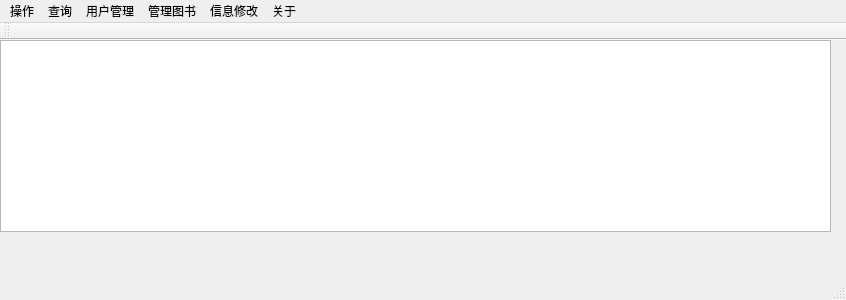
<?xml version="1.0" encoding="UTF-8"?>
<ui version="4.0">
 <class>MainWindow</class>
 <widget class="QMainWindow" name="MainWindow">
  <property name="geometry">
   <rect>
    <x>0</x>
    <y>0</y>
    <width>846</width>
    <height>300</height>
   </rect>
  </property>
  <property name="windowTitle">
   <string>MainWindow</string>
  </property>
  <widget class="QWidget" name="centralWidget">
   <widget class="QTableView" name="tableView">
    <property name="geometry">
     <rect>
      <x>0</x>
      <y>0</y>
      <width>831</width>
      <height>192</height>
     </rect>
    </property>
   </widget>
  </widget>
  <widget class="QMenuBar" name="menuBar">
   <property name="geometry">
    <rect>
     <x>0</x>
     <y>0</y>
     <width>846</width>
     <height>23</height>
    </rect>
   </property>
   <widget class="QMenu" name="menu">
    <property name="title">
     <string>操作</string>
    </property>
    <addaction name="action"/>
    <addaction name="action_2"/>
    <addaction name="action_3"/>
    <addaction name="action_4"/>
    <addaction name="action_5"/>
   </widget>
   <widget class="QMenu" name="menu_2">
    <property name="title">
     <string>查询</string>
    </property>
    <addaction name="action_6"/>
    <addaction name="action_7"/>
    <addaction name="action_8"/>
   </widget>
   <widget class="QMenu" name="menu_3">
    <property name="title">
     <string>用户管理</string>
    </property>
    <addaction name="action_9"/>
    <addaction name="action_10"/>
    <addaction name="action_11"/>
    <addaction name="action_12"/>
   </widget>
   <widget class="QMenu" name="menu_4">
    <property name="title">
     <string>管理图书</string>
    </property>
    <addaction name="action_13"/>
    <addaction name="action_14"/>
   </widget>
   <widget class="QMenu" name="menu_5">
    <property name="title">
     <string>信息修改</string>
    </property>
    <addaction name="action_15"/>
    <addaction name="action_16"/>
   </widget>
   <widget class="QMenu" name="menu_6">
    <property name="title">
     <string>关于</string>
    </property>
    <addaction name="action_17"/>
    <addaction name="action_18"/>
   </widget>
   <addaction name="menu"/>
   <addaction name="menu_2"/>
   <addaction name="menu_3"/>
   <addaction name="menu_4"/>
   <addaction name="menu_5"/>
   <addaction name="menu_6"/>
  </widget>
  <widget class="QToolBar" name="mainToolBar">
   <attribute name="toolBarArea">
    <enum>TopToolBarArea</enum>
   </attribute>
   <attribute name="toolBarBreak">
    <bool>false</bool>
   </attribute>
  </widget>
  <widget class="QStatusBar" name="statusBar"/>
  <action name="action">
   <property name="enabled">
    <bool>true</bool>
   </property>
   <property name="text">
    <string>登录</string>
   </property>
  </action>
  <action name="action_2">
   <property name="enabled">
    <bool>false</bool>
   </property>
   <property name="text">
    <string>注销</string>
   </property>
  </action>
  <action name="action_3">
   <property name="enabled">
    <bool>false</bool>
   </property>
   <property name="text">
    <string>图书借阅</string>
   </property>
  </action>
  <action name="action_4">
   <property name="enabled">
    <bool>false</bool>
   </property>
   <property name="text">
    <string>图书归还</string>
   </property>
  </action>
  <action name="action_5">
   <property name="enabled">
    <bool>false</bool>
   </property>
   <property name="text">
    <string>退出</string>
   </property>
  </action>
  <action name="action_6">
   <property name="enabled">
    <bool>false</bool>
   </property>
   <property name="text">
    <string>图书查询</string>
   </property>
  </action>
  <action name="action_7">
   <property name="enabled">
    <bool>false</bool>
   </property>
   <property name="text">
    <string>按作者查询</string>
   </property>
  </action>
  <action name="action_8">
   <property name="enabled">
    <bool>false</bool>
   </property>
   <property name="text">
    <string>显示所有图书</string>
   </property>
  </action>
  <action name="action_9">
   <property name="enabled">
    <bool>false</bool>
   </property>
   <property name="text">
    <string>用户信息查询</string>
   </property>
  </action>
  <action name="action_10">
   <property name="enabled">
    <bool>false</bool>
   </property>
   <property name="text">
    <string>用户注册</string>
   </property>
  </action>
  <action name="action_11">
   <property name="enabled">
    <bool>false</bool>
   </property>
   <property name="text">
    <string>注销用户</string>
   </property>
  </action>
  <action name="action_12">
   <property name="enabled">
    <bool>false</bool>
   </property>
   <property name="text">
    <string>显示所有用户信息</string>
   </property>
  </action>
  <action name="action_13">
   <property name="enabled">
    <bool>false</bool>
   </property>
   <property name="text">
    <string>添加图书</string>
   </property>
  </action>
  <action name="action_14">
   <property name="enabled">
    <bool>false</bool>
   </property>
   <property name="text">
    <string>删除图书</string>
   </property>
  </action>
  <action name="action_15">
   <property name="enabled">
    <bool>false</bool>
   </property>
   <property name="text">
    <string>修改密码</string>
   </property>
  </action>
  <action name="action_16">
   <property name="enabled">
    <bool>false</bool>
   </property>
   <property name="text">
    <string>修改图书信息</string>
   </property>
  </action>
  <action name="action_17">
   <property name="text">
    <string>关于本系统</string>
   </property>
  </action>
  <action name="action_18">
   <property name="text">
    <string>关于设计者</string>
   </property>
  </action>
 </widget>
 <layoutdefault spacing="6" margin="11"/>
 <resources/>
 <connections/>
</ui>
